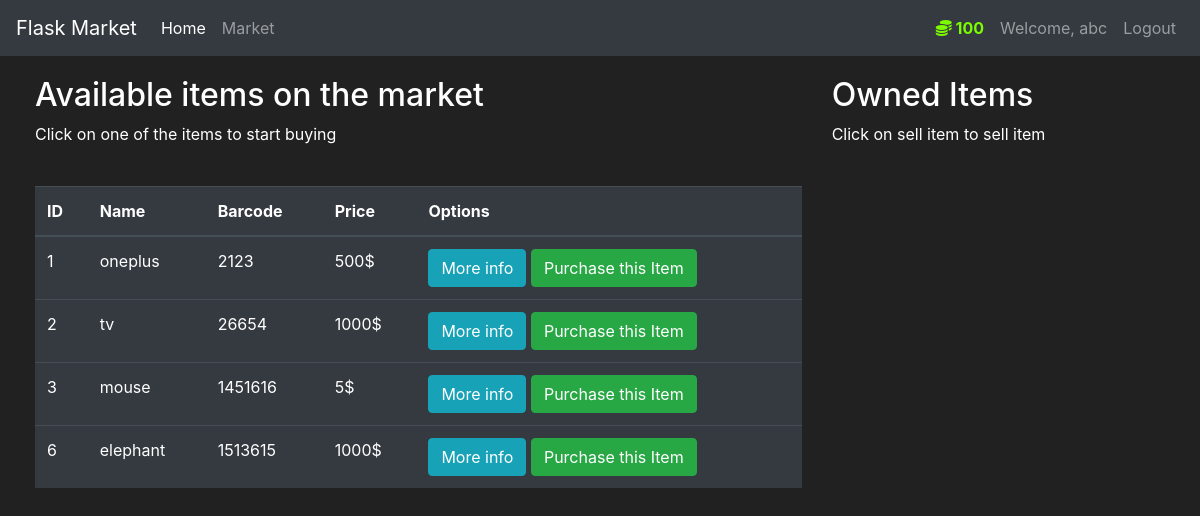
The app's page /market (signed in) with its own data.
### market/models.py (models this page shows, shortened)
class User(db.Model,UserMixin):
    id = db.Column(db.Integer(), primary_key = True)
    username = db.Column(db.String(length=30), nullable = False, unique = True)
    email_address = db.Column(db.String(length=50), nullable = False, unique=True)
    password_hash = db.Column(db.String(length = 60),nullable = False)
    budget = db.Column(db.Integer(), nullable = False, default= 100)
    items =db.relationship('Item',backref='owned_user', lazy = True)
    @property
    def prettier_budget(self):
        if len(str(self.budget)) >= 4:
            return f'{str(self.budget)[:-3]},{str(self.budget)[-3:]}$'
        else:
            return f"{self.budget}"
    @property
    def password(self):
        return self.password

class Item(db.Model):
    id = db.Column(db.Integer(), primary_key = True)
    name = db.Column(db.String(length=30),nullable=False, unique=True)
    price = db.Column(db.Integer(), nullable =False)
    barcode = db.Column(db.String(length =12), nullable = False, unique = True)
    description = db.Column(db.String(length= 1024),nullable= False, unique= True)
    owner = db.Column(db.Integer(),db.ForeignKey('user.id'))

### market/routes.py (the view, shortened to what this page needs)
@app.route('/market', methods =['GET','POST'])
@login_required #Require user to register before going to this page
def market_page():
    purchase_form = PurchaseItemForm()
    selling_form = SellItemForm()
    if request.method =="GET":
        items = Item.query.filter_by(owner=None)
        owned_items =Item.query.filter_by(owner=current_user.id)
        return render_template('market.html', items = items, purchase_form = purchase_form, selling_form = selling_form, owned_items=owned_items)

### market/models.py (called while the page is built)
@login_manager.user_loader
def load_user(user_id):
    return User.query.get(int(user_id))

### market/templates/market.html (shortened to what this page needs)
{% extends 'base.html' %}
{% block content%}
    <div class="row" style = "margin-top:20px; margin-left:20px">
        <div class="col-8">
            <h2>Available items on the market</h2>
            <p>Click on one of the items to start buying </p>
            <br>
            <table class="table table-hover table-dark">
                <thead>
                    <tr>
                        <th scope="col">ID</th>
                        <th scope="col">Name</th>
                        <th scope="col">Barcode</th>
                        <th scope="col">Price</th>
                        <th scope="col">Options</th>
                    </tr>
                </thead>
                <tbody>
                    {% for item in items %}
                        <tr>
                            <td>{{ item.id}}</td>
                            <td>{{ item.name}}</td>
                            <td>{{ item.barcode}}</td>
                            <td>{{ item.price}}$</td>
                            <td>
                                <button class="btn btn-outline btn-info" data-toggle="modal" data-target="#Modal-MoreInfo-{{ item.id }}">More info</button>
                                <button class="btn btn-outline btn-success" data-toggle="modal" data-target="#Modal-PurchaseConfirm-{{ item.id }}" >Purchase this Item</button>
                            </td>
                        </tr>
                    {% endfor %}
                </tbody>
            </table>
        </div>
        <div class="col-4">
            <h2>Owned Items</h2>
            <p>Click on sell item to sell item </p>
            <br>
        </div>
    </div>
{% endblock%}

### market/templates/base.html (shortened to what this page needs)
<!doctype html>
<html lang="en">
   <head>
      <link rel="stylesheet" href="https://cdn.jsdelivr.net/npm/bootstrap@4.5.3/dist/css/bootstrap.min.css">
   </head>
   <body>
        <nav class="navbar navbar-expand-md navbar-dark bg-dark">
            <a class="navbar-brand" href="#">Flask Market</a>
            <div class="collapse navbar-collapse" id="navbarNav">
                <ul class="navbar-nav mr-auto">
                    <li class="nav-item active">
                        <a class="nav-link" href="{{ url_for('home_page') }}">Home <span class="sr-only">(current)</span></a>
                    </li>
                    <li class="nav-item">
                        <a class="nav-link" href="{{ url_for('market_page') }}">Market</a>
                    </li>
                </ul>
                    {% if current_user.is_authenticated %}
                        <ul class="navbar-nav">
                            <li class="nav-item">
                                <a class="nav-link" style="color: lawngreen; font-weight: bold">
                                    <i class="fas fa-coins"></i>
                                        {{ current_user.prettier_budget}}
                                </a>
                            </li>
                            <li class="nav-item">
                                <a class="nav-link" >Welcome, {{ current_user.username }} </a>
                            </li>
                            <li class="nav-item">
                                <a class="nav-link" href="{{ url_for('logout_page') }}">Logout</a>
                            </li>
                        </ul>
                    {% endif%}
            </div>
        </nav>
      {% block content%}
      {% endblock%}
   </body>
</html>

### market/templates/base.html (style rules this page uses)
body { background-color: #212121; color: white }

### records on screen
User: prettier_budget "100", username "abc"
Item: id "1", name "oneplus", barcode "2123", price "500"
Item: id "2", name "tv", barcode "26654", price "1000"
Item: id "3", name "mouse", barcode "1451616", price "5"
Item: id "6", name "elephant", barcode "1513615", price "1000"
